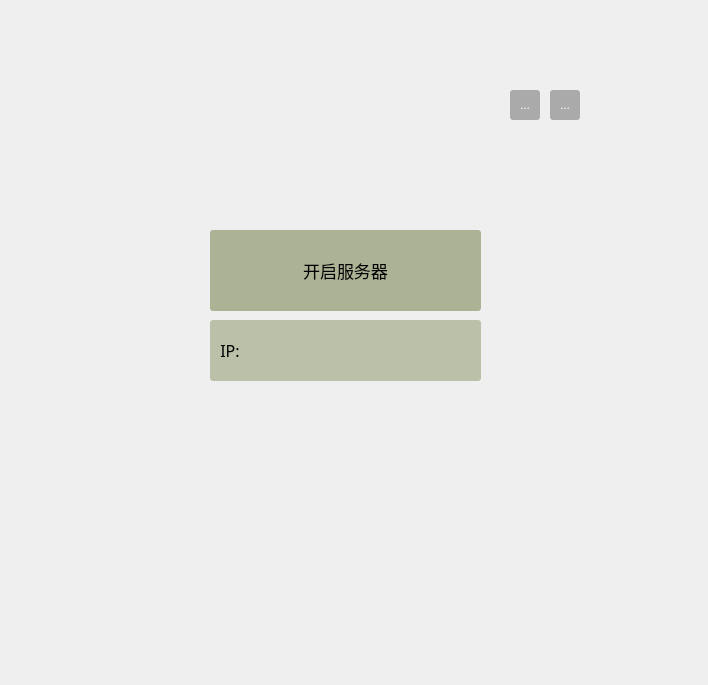
<?xml version="1.0" encoding="UTF-8"?>
<ui version="4.0">
 <class>TcpServer</class>
 <widget class="QMainWindow" name="TcpServer">
  <property name="geometry">
   <rect>
    <x>0</x>
    <y>0</y>
    <width>708</width>
    <height>685</height>
   </rect>
  </property>
  <property name="windowTitle">
   <string>MainWindow</string>
  </property>
  <property name="windowIcon">
   <iconset resource="resource.qrc">
    <normaloff>:/image/serverBackground.png</normaloff>:/image/serverBackground.png</iconset>
  </property>
  <widget class="QWidget" name="centralwidget">
   <widget class="QToolButton" name="closeButton">
    <property name="geometry">
     <rect>
      <x>550</x>
      <y>90</y>
      <width>30</width>
      <height>30</height>
     </rect>
    </property>
    <property name="minimumSize">
     <size>
      <width>30</width>
      <height>30</height>
     </size>
    </property>
    <property name="maximumSize">
     <size>
      <width>30</width>
      <height>30</height>
     </size>
    </property>
    <property name="toolTip">
     <string>关闭</string>
    </property>
    <property name="styleSheet">
     <string notr="true">QToolButton { background-color: rgb(150, 150, 150,200); border-radius: 3px; color: rgb(255, 255, 255); }
QToolButton:hover { background-color: rgb(172, 178, 148);}</string>
    </property>
    <property name="text">
     <string>...</string>
    </property>
    <property name="icon">
     <iconset resource="resource.qrc">
      <normaloff>:/image/icon_close.png</normaloff>:/image/icon_close.png</iconset>
    </property>
   </widget>
   <widget class="QToolButton" name="hideButton">
    <property name="geometry">
     <rect>
      <x>510</x>
      <y>90</y>
      <width>30</width>
      <height>30</height>
     </rect>
    </property>
    <property name="minimumSize">
     <size>
      <width>30</width>
      <height>30</height>
     </size>
    </property>
    <property name="maximumSize">
     <size>
      <width>30</width>
      <height>30</height>
     </size>
    </property>
    <property name="toolTip">
     <string>最小化</string>
    </property>
    <property name="styleSheet">
     <string notr="true">QToolButton { background-color: rgb(150, 150, 150,200); border-radius: 3px; color: rgb(255, 255, 255); }
QToolButton:hover { background-color: rgb(172, 178, 148);}</string>
    </property>
    <property name="text">
     <string>...</string>
    </property>
    <property name="icon">
     <iconset resource="resource.qrc">
      <normaloff>:/image/icon_hide.png</normaloff>:/image/icon_hide.png</iconset>
    </property>
   </widget>
   <widget class="QPushButton" name="startBtn">
    <property name="geometry">
     <rect>
      <x>210</x>
      <y>230</y>
      <width>271</width>
      <height>81</height>
     </rect>
    </property>
    <property name="minimumSize">
     <size>
      <width>60</width>
      <height>25</height>
     </size>
    </property>
    <property name="maximumSize">
     <size>
      <width>400</width>
      <height>400</height>
     </size>
    </property>
    <property name="font">
     <font>
      <family>华文行楷</family>
      <pointsize>13</pointsize>
     </font>
    </property>
    <property name="styleSheet">
     <string notr="true">QPushButton { background-color: rgb(172, 178, 148,255); border-radius: 3px;}
 QPushButton:hover { background-color: rgb(152, 158, 128,255);}
</string>
    </property>
    <property name="text">
     <string>开启服务器</string>
    </property>
   </widget>
   <widget class="QLineEdit" name="label">
    <property name="geometry">
     <rect>
      <x>210</x>
      <y>320</y>
      <width>271</width>
      <height>61</height>
     </rect>
    </property>
    <property name="font">
     <font>
      <family>中国式手写风</family>
      <pointsize>12</pointsize>
      <weight>50</weight>
      <bold>false</bold>
     </font>
    </property>
    <property name="cursor">
     <cursorShape>ArrowCursor</cursorShape>
    </property>
    <property name="styleSheet">
     <string notr="true">background-color: rgb(172, 178, 148,200); border-radius: 3px;</string>
    </property>
    <property name="text">
     <string>  IP:</string>
    </property>
    <property name="readOnly">
     <bool>true</bool>
    </property>
   </widget>
  </widget>
 </widget>
 <resources>
  <include location="resource.qrc"/>
 </resources>
 <connections/>
</ui>
